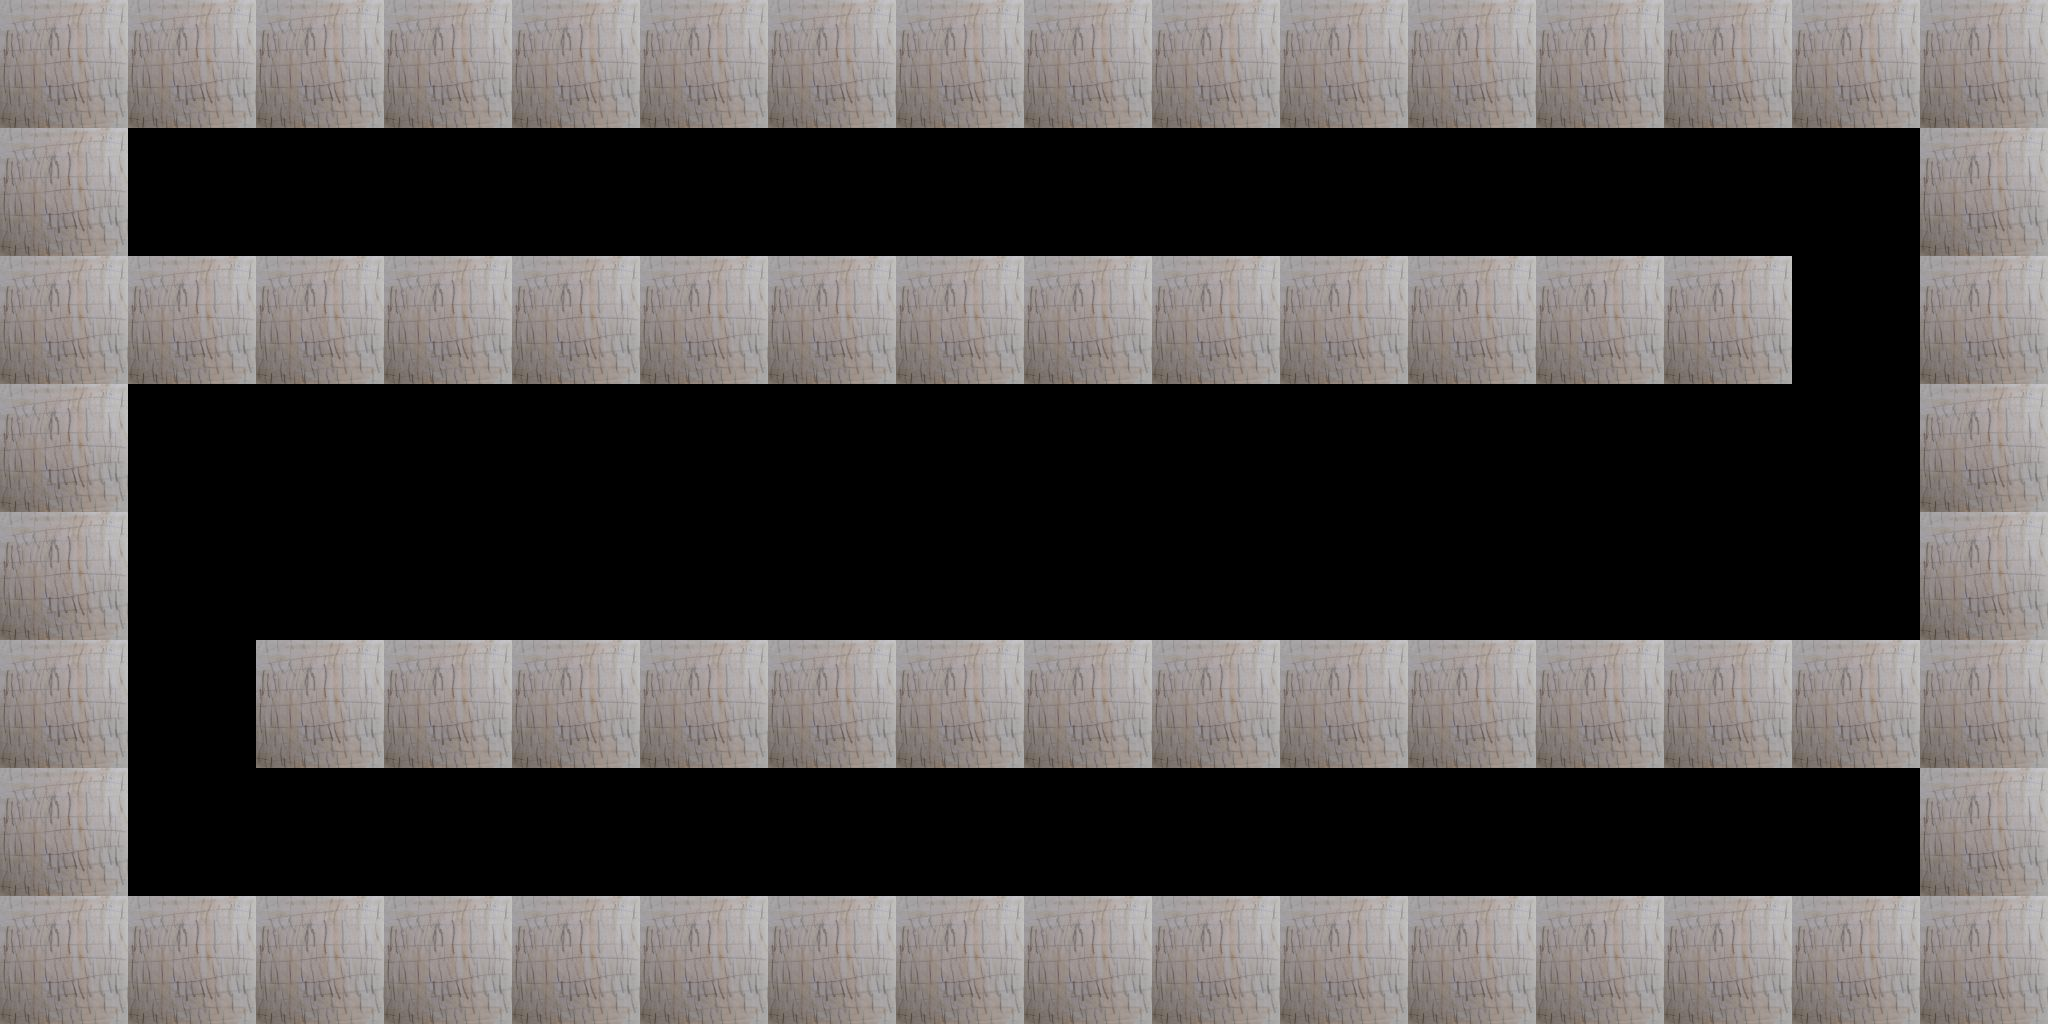

This is a level from a 2D game, rendered from its Tiled map with the project's own tilesets. A one-line summary and the complete map file follow:
An orthogonal 16x8 tile map with 128x128 px tiles, 1 tile layer (Warstwa Kafelków 1).

<map version="1.2" tiledversion="1.2.4" orientation="orthogonal" renderorder="right-down" width="16" height="8" tilewidth="128" tileheight="128" infinite="0" backgroundcolor="#000000" nextlayerid="5" nextobjectid="1">
 <tileset firstgid="1" source="kremek.tsx" />
 <layer id="3" name="Warstwa Kafelków 1" width="16" height="8">
  <data encoding="csv">
2,2,2,2,2,2,2,2,2,2,2,2,2,2,2,2,
2,0,0,0,0,0,0,0,0,0,0,0,0,0,0,2,
2,2,2,2,2,2,2,2,2,2,2,2,2,2,0,2,
2,0,0,0,0,0,0,0,0,0,0,0,0,0,0,2,
2,0,0,0,0,0,0,0,0,0,0,0,0,0,0,2,
2,0,2,2,2,2,2,2,2,2,2,2,2,2,2,2,
2,0,0,0,0,0,0,0,0,0,0,0,0,0,0,2,
2,2,2,2,2,2,2,2,2,2,2,2,2,2,2,2
</data>
 </layer>
</map>
